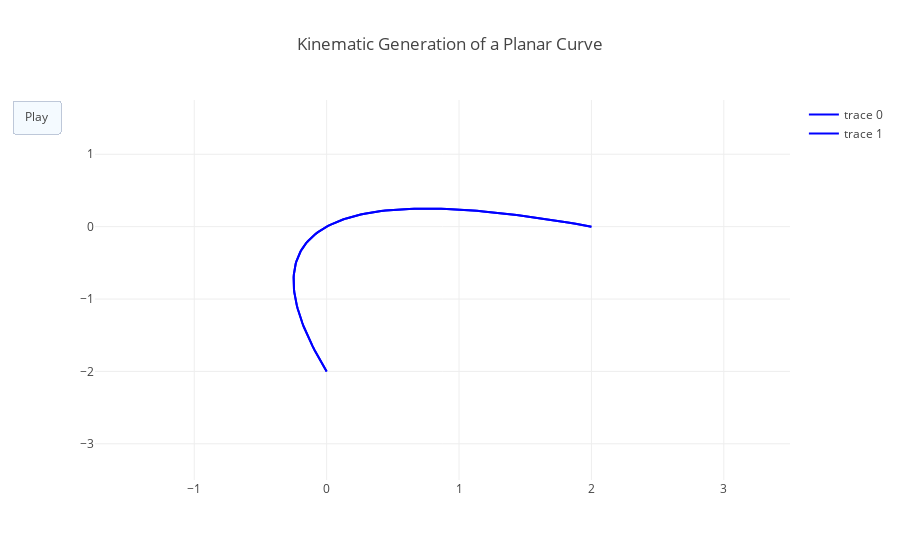

Notebook source saved alongside this figure:
### Markdown cell above
# An Intro to Neural Networks
---

### Code cell
t = np.linspace(-1, 1, 100)
x = t + t**2
y = t - t**2
xm = np.min(x) - 1.5
xM = np.max(x) + 1.5
ym = np.min(y) - 1.5
yM = np.max(y) + 1.5
N = 20
s = np.linspace(-1, 1, N)
xx = s + s**2
yy = s - s**2


data = [dict(x=x, y=y,
             mode='lines',
             line=dict(width=2, color='blue')
            ),
        dict(x=x, y=y,
             mode='lines',
             line=dict(width=2, color='blue')
            )
       ]

layout = dict(xaxis=dict(range=[xm, xM], autorange=False, zeroline=False),
              yaxis=dict(range=[ym, yM], autorange=False, zeroline=False),
              title='Kinematic Generation of a Planar Curve', hovermode='closest',
              updatemenus= [{'type': 'buttons',
                             'buttons': [{'label': 'Play',
                                          'method': 'animate',
                                          'args': [None]}]}])

frames = [dict(data=[dict(x=[xx[k]],
                          y=[yy[k]],
                          mode='markers', 
                          marker=dict(color='red', size=10)
                         )
                    ]) for k in range(N)]    
          
figure1 = dict(data=data, layout=layout, frames=frames)          
py.iplot(figure1)
